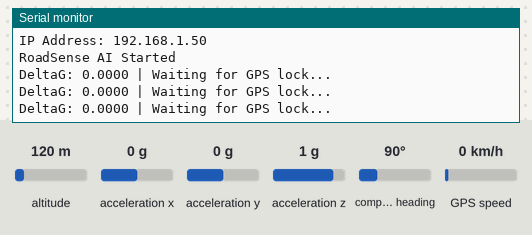
Bench run of a sketch on a simulated ESP32. On the bench: the last lines printed to the serial monitor. Wiring (inferred from the names in the program): MPU-6050 motion sensor at I2C address 0x68. The test bench sets the inputs (shaded band); at power-on: acceleration x 0 g, acceleration y 0 g, acceleration z 1 g, altitude 120 m, compass heading 90°, GPS speed 0 km/h. WiFi joins after 1.5 s; servers stay silent unless stated; uploads are accepted with an empty reply; the GPS gets a fix after 3 s at 37.7749, -122.4194 with 8 satellites.

Above: at 2.8 s.
2.9 s: acceleration x set to -1.4 g
At 3.8 s:
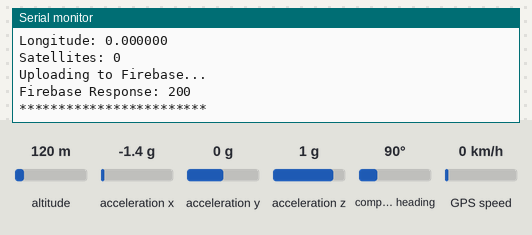
4.6 s: acceleration y set to -1.4 g
At 5.8 s:
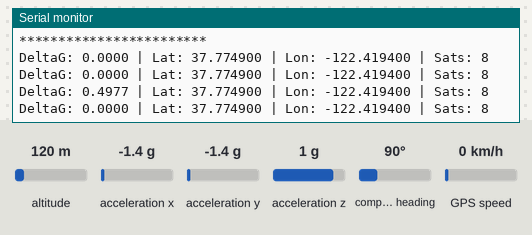
6.1 s: acceleration z set to -1.4 g
At 6.8 s:
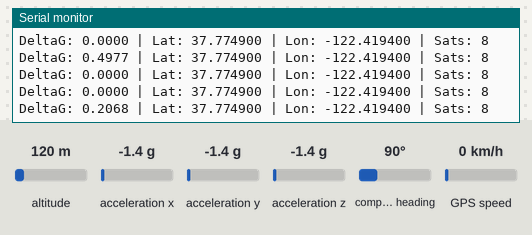
Timing chart, 0 to 9.1 s (numbered marks = the images above; inputs shaded):
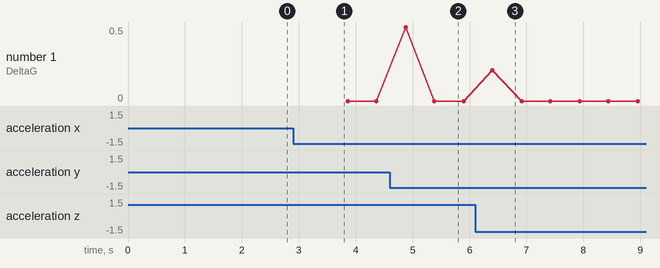

Measured:
- after the input at 2.9 s, the serial monitor: prints a new line after 0.23 s (image 1)
- after the input at 4.6 s, the serial monitor: prints a new line after 0.28 s (image 2)
- after the input at 6.1 s, the serial monitor: prints a new line after 0.30 s (image 3)

The sketch:

roadsense_firmware.ino
```cpp
/*
  RoadSense AI - ESP32 firmware
  -----------------------------------------------------------------
  Reads an MPU6050 accelerometer (raw I2C registers, no library) and a
  NEO-6M GPS module (TinyGPSPlus). When the frame-to-frame change in
  acceleration magnitude (deltaG) crosses BUMP_THRESHOLD_G, the event is
  tagged with the current GPS position and POSTed to Firebase Realtime
  Database as JSON.

  Wiring (ESP32 DevKit):
    MPU6050  VCC->3V3  GND->GND  SDA->GPIO21  SCL->GPIO22
    NEO-6M   VCC->3V3  GND->GND  TX->GPIO16   RX->GPIO17   (TX/RX crossed)

  Libraries: TinyGPSPlus (Library Manager). Board: "ESP32 Dev Module".
  Serial Monitor: 115200 baud.

  Known limitations (see docs/ARCHITECTURE.md):
    - Samples at ~2 Hz (delay(500)); real vehicle speeds need >= 100 Hz.
    - MPU6050 left at its default +/-2 g range, so hard impacts can clip.
    - If GPS has no fix, the event is uploaded with lat/lon = 0.0.
    - connectWiFi() blocks until connected (no timeout).
*/
#include <Wire.h>
#include <TinyGPSPlus.h>
#include <HardwareSerial.h>
#include <WiFi.h>
#include <HTTPClient.h>

#define MPU_ADDR 0x68

// WiFi credentials and Firebase URL live in secrets.h (git-ignored).
// Copy secrets.example.h to secrets.h and fill in your own values.
#include "secrets.h"

// ---------------- GPS ----------------
TinyGPSPlus gps;
HardwareSerial GPSSerial(2);   // RX=16 TX=17

// ---------------- MPU ----------------
float prevG = 1.0;
float BUMP_THRESHOLD_G = 0.30;

unsigned long lastEventTime = 0;
const unsigned long EVENT_COOLDOWN_MS = 3000;

// --------------------------------------------------

void connectWiFi() {

  Serial.print("Connecting WiFi");

  WiFi.begin(WIFI_SSID, WIFI_PASSWORD);

  while (WiFi.status() != WL_CONNECTED) {
    delay(500);
    Serial.print(".");
  }

  Serial.println();
  Serial.println("WiFi Connected!");
  Serial.print("IP Address: ");
  Serial.println(WiFi.localIP());
}

// --------------------------------------------------

void uploadToFirebase(float deltaG,
                      int severity,
                      double lat,
                      double lon,
                      int satellites) {

  if (WiFi.status() != WL_CONNECTED) {
    Serial.println("WiFi not connected.");
    return;
  }

  HTTPClient http;

  http.begin(FIREBASE_URL);

  http.addHeader("Content-Type", "application/json");

  String json = "{";
  json += "\"deltaG\":" + String(deltaG, 4) + ",";
  json += "\"severity\":" + String(severity) + ",";
  json += "\"latitude\":" + String(lat, 6) + ",";
  json += "\"longitude\":" + String(lon, 6) + ",";
  json += "\"satellites\":" + String(satellites) + ",";
  json += "\"timestamp\":" + String(millis());
  json += "}";

  int code = http.POST(json);

  Serial.print("Firebase Response: ");
  Serial.println(code);

  http.end();
}

// --------------------------------------------------

void writeRegister(byte reg, byte value) {

  Wire.beginTransmission(MPU_ADDR);
  Wire.write(reg);
  Wire.write(value);
  Wire.endTransmission();
}

// --------------------------------------------------

int16_t read16(byte reg) {

  Wire.beginTransmission(MPU_ADDR);
  Wire.write(reg);
  Wire.endTransmission(false);

  Wire.requestFrom(MPU_ADDR, (byte)2);

  int16_t value = 0;

  if (Wire.available() >= 2) {

    byte highByte = Wire.read();
    byte lowByte = Wire.read();

    value = ((int16_t)highByte << 8) | lowByte;
  }

  return value;
}

// --------------------------------------------------

int severityFromDeltaG(float deltaG) {

  if (deltaG > 1.0) return 5;
  if (deltaG > 0.7) return 4;
  if (deltaG > 0.5) return 3;
  if (deltaG > BUMP_THRESHOLD_G) return 2;

  return 1;
}

// --------------------------------------------------

void setup() {

  Serial.begin(115200);

  Wire.begin(21, 22);

  GPSSerial.begin(9600, SERIAL_8N1, 16, 17);

  writeRegister(0x6B, 0x00);

  delay(100);

  connectWiFi();

  Serial.println();
  Serial.println("RoadSense AI Started");
}

// --------------------------------------------------

void loop() {

  while (GPSSerial.available() > 0) {
    gps.encode(GPSSerial.read());
  }

  int16_t rawAx = read16(0x3B);
  int16_t rawAy = read16(0x3D);
  int16_t rawAz = read16(0x3F);

  float ax = rawAx / 16384.0;
  float ay = rawAy / 16384.0;
  float az = rawAz / 16384.0;

  float currentG = sqrt(ax * ax + ay * ay + az * az);

  float deltaG = fabs(currentG - prevG);

  prevG = currentG;

  // Live Data

  Serial.print("DeltaG: ");
  Serial.print(deltaG, 4);

  if (gps.location.isValid()) {

    Serial.print(" | Lat: ");
    Serial.print(gps.location.lat(), 6);

    Serial.print(" | Lon: ");
    Serial.print(gps.location.lng(), 6);

    Serial.print(" | Sats: ");
    Serial.print(gps.satellites.value());

  } else {

    Serial.print(" | Waiting for GPS lock...");
  }

  Serial.println();

  // Pothole Detection

  unsigned long now = millis();

  if (deltaG > BUMP_THRESHOLD_G &&
      (now - lastEventTime) > EVENT_COOLDOWN_MS) {

    lastEventTime = now;

    int severity = severityFromDeltaG(deltaG);

    double lat = gps.location.isValid()
                     ? gps.location.lat()
                     : 0.0;

    double lon = gps.location.isValid()
                     ? gps.location.lng()
                     : 0.0;

    int sats = gps.satellites.value();

    Serial.println();
    Serial.println("************************");
    Serial.println("POTHOLE DETECTED!");
    Serial.print("Severity: ");
    Serial.println(severity);

    Serial.print("DeltaG: ");
    Serial.println(deltaG, 4);

    Serial.print("Latitude: ");
    Serial.println(lat, 6);

    Serial.print("Longitude: ");
    Serial.println(lon, 6);

    Serial.print("Satellites: ");
    Serial.println(sats);

    Serial.println("Uploading to Firebase...");

    uploadToFirebase(
      deltaG,
      severity,
      lat,
      lon,
      sats
    );

    Serial.println("************************");
    Serial.println();
  }

  delay(500);
}
```

secrets.example.h
```cpp
// Copy this file to "secrets.h" (same folder) and fill in your values.
// secrets.h is listed in .gitignore - never commit it.
#pragma once

// ESP32 supports 2.4 GHz WiFi only (not 5 GHz).
const char* WIFI_SSID     = "YOUR_WIFI_NAME";
const char* WIFI_PASSWORD = "YOUR_WIFI_PASSWORD";

// Full regional URL from the Firebase console, ending in /potholes.json
// Example:
// https://my-project-default-rtdb.asia-southeast1.firebasedatabase.app/potholes.json
const char* FIREBASE_URL  = "https://YOUR_PROJECT_ID-default-rtdb.YOUR_REGION.firebasedatabase.app/potholes.json";
```
